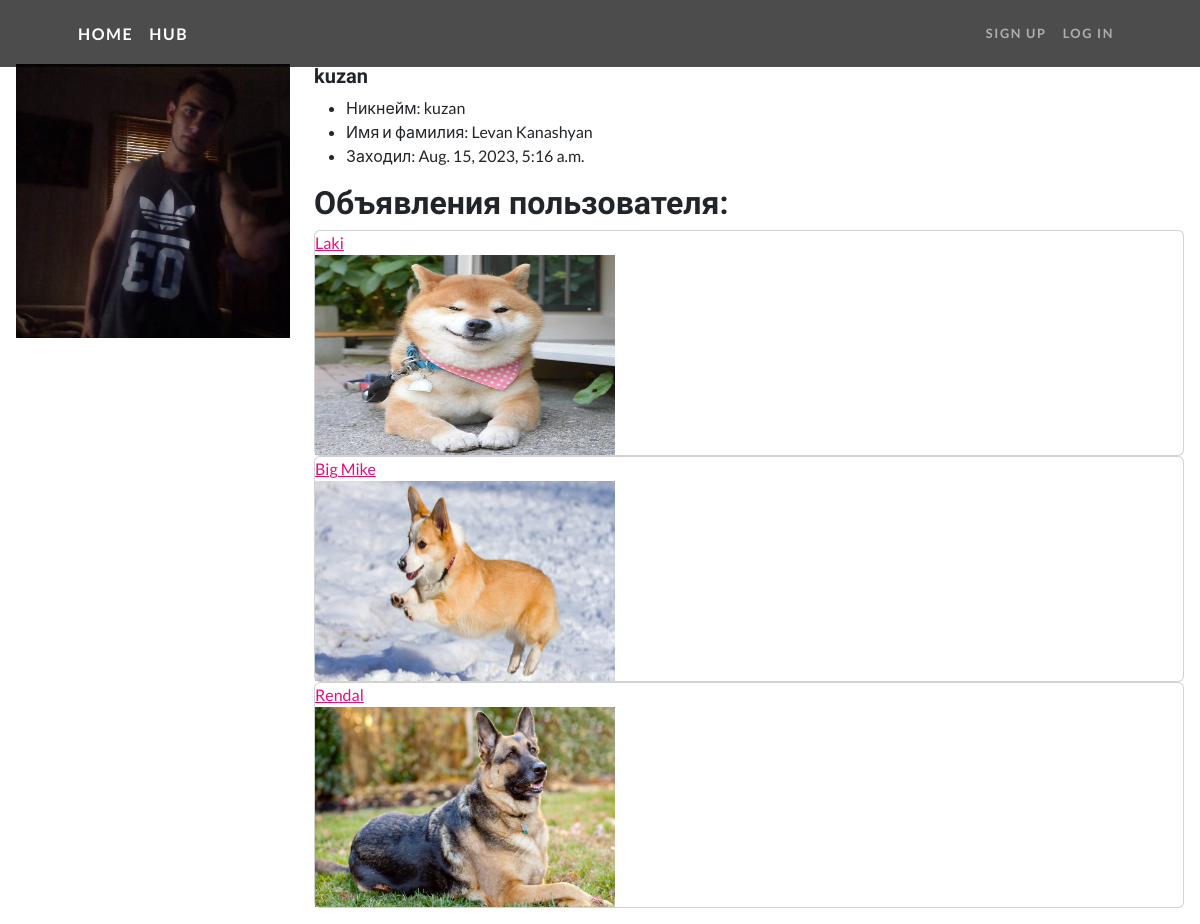
/user/kuzan, run on an earlier commit of the app's database.
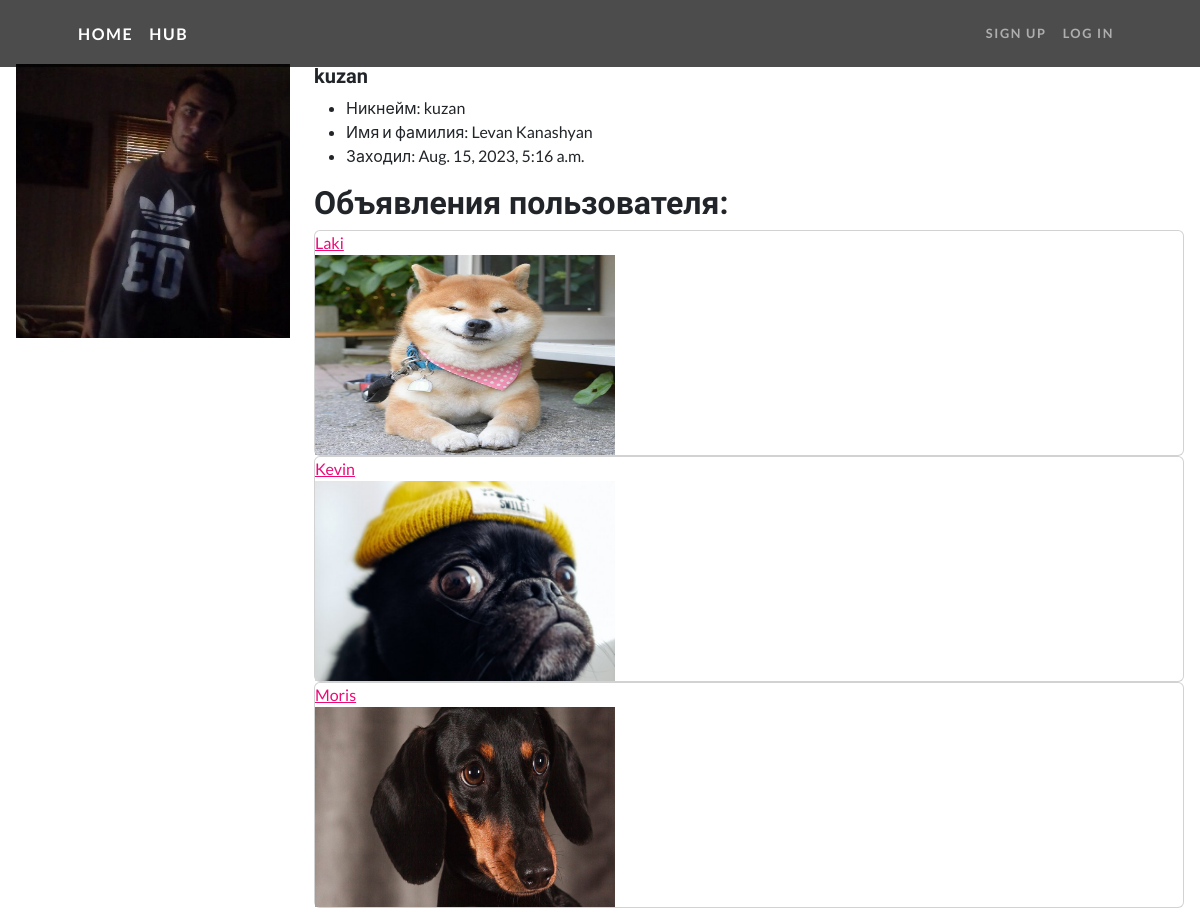
And on a later commit of the database.
### hub/models.py (models this page shows, shortened)
class HubDoggyModel(models.Model):
    GENDER_DOGGY = [
        ('Boy', "Boy"),
        ('Girl', "Girl")
    ]
    name = models.CharField(max_length=255, blank=False, null=False)
    age_old = models.IntegerField(blank=False, null=False, validators=[MaxValueValidator(22)])
    months_old = models.IntegerField(blank=False, null=False, validators=[MaxValueValidator(12)])
    gender = models.CharField(max_length=4, choices=GENDER_DOGGY, default="Boy")
    place = models.CharField(max_length=255, blank=False, null=False)
    slug = models.SlugField(default='', null=False, db_index=True)
    price = models.IntegerField(blank=True, null=False, validators=[MinValueValidator(1)], default=0)
    seller = models.ForeignKey(User, on_delete=models.CASCADE, null=True, blank=True, related_name='doggy')
    species = models.CharField(max_length=255, blank=False, null=False, default='')

class PhotoDoggyModel(models.Model):
    image = models.FileField(upload_to='uploads/DoggyPhoto')
    doggy = models.ForeignKey(HubDoggyModel, on_delete=models.CASCADE, null=True, blank=True, related_name='photos')

### users/views.py (the view)
# urls.py: path('<slug:slug_profile>', views.UserDetailView.as_view(), name="profile_page"),
class UserDetailView(DetailView):
    model = Profile
    context_object_name = 'profile'
    template_name = 'users/userpage.html'
    slug_url_kwarg = 'slug_profile'
    def get_context_data(self, **kwargs):
        context = super().get_context_data(**kwargs)
        context['title'] = f'Страница пользователя: {self.object.user.username}'
        return context

### users/models.py (called while the page is built)
    def __str__(self):
        return self.user.username

### templates/users/userpage.html (shortened to what this page needs)
{% extends 'base.html' %}
{% load static %}
{% block content %}
{% include "navigation.html" %}
<div class="card border-0">
        <div class="card-body">
            <div class="row">
                <div class="col-md-3">
                    <figure>
                        <img src="{{ profile.avatar.url }}" class="img-fluid rounded-0" alt="{{ profile }}">
                    </figure>
                </div>
                    <div class="col-md-9">
                        <h5 class="card-title">
                        {{ profile }}
                        </h5>
                    <div class="card-text">
                        <ul>
                            <li>Никнейм: {{ profile.user.username }}</li>
                            {% if profile.user.first_name and profile.user.last_name %}
                            <li>Имя и фамилия: {{ profile.user.first_name }} {{ profile.user.last_name }}</li>
                            {% endif %}
                            <li>Заходил: {{ profile.user.last_login }}</li>
                        </ul>
                        <h2> Объявления пользователя: </h2>
                            {% for doggy in profile.user.doggy.all %}
                            <div class="card h-100">
                                <a href="/hub/{{doggy.slug}}" class="">{{ doggy.name }}</a>
                                {% for photo in doggy.photos.all %}
                                <img src="{{ photo.image.url }}" alt="..." width="300" height="200"/>
                                {% endfor %}
                            </div>
                            {% endfor %}
                    </div>
                </div>
            </div>
        </div>
    </div>
{% endblock %}

What changed in the data, as far as the page shows it:
no longer on this page (row edited): HubDoggyModel: name "Big Mike"
no longer on this page (row unchanged): PhotoDoggyModel: image (picture), shown under "Big Mike"
no longer on this page (row edited): HubDoggyModel: name "Rendal"
no longer on this page (row unchanged): PhotoDoggyModel: image (picture), shown under "Rendal"
added HubDoggyModel: name "Kevin"
added PhotoDoggyModel: image (picture), shown under "Kevin"
added HubDoggyModel: name "Moris"
added PhotoDoggyModel: image (picture), shown under "Moris"
